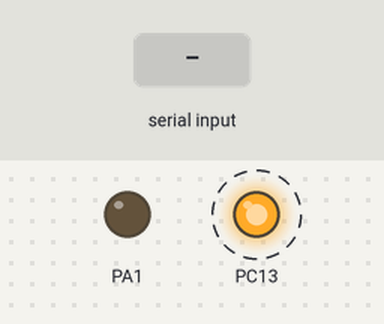
This sketch was run on a simulated STM32 Blue Pill. Shown: output pins drawn as LEDs (lit = HIGH). Dashed ring = blinking. The test bench sets the inputs (shaded band). What the sketch prints to the serial monitor is not drawn.

Above: at 1.2 s.
1.3 s: "0\n" received over Serial
Timing chart, 0 to 9.5 s (numbered marks = the images above; inputs shaded):
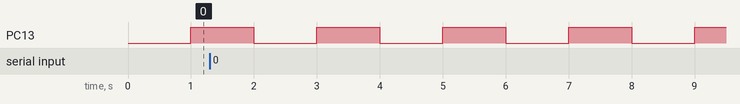

The sketch:

MyPWM.ino
```cpp
/*
 * Example of the Timer Input Capture mode combined with one pulse mode
 *
 * This example uses:
 * - Timer2 channel 1 as capture input
 * - Timer2 channel 2 to generate the pulses,
 * - Timer 3 to generate a PWM trigger signal for capture input
 */

//#include <Streaming.h>

const uint16_t pulseDelay = 5;
const uint16_t min_freq = 10;
const uint32_t system_clock_frequency = 48000000;

String inString = "";    // string to hold input

//-----------------------------------------------------------------------------
void toggle_led()
{
	digitalWrite(PC13, !digitalRead(PC13));
}

void generate_pwm(uint16_t prescale, uint16_t reg_counts)
{

    Serial.println("prescale: ");
    Serial.print(prescale);
    Serial.print(",");
    Serial.println(reg_counts);

	Timer2.pause();

	Timer2.setPrescaleFactor(prescale); // 1 µs resolution
	Timer2.setCompare(TIMER_CH2, reg_counts / 2);
	Timer2.setOverflow(reg_counts - 1);

	// channel 2: invert polarity (we want low for CNT<CCR2)
	Timer2.setPolarity(TIMER_CH2, 1);

	// start timer 2
	Timer2.refresh();
	Timer2.resume(); // let timer 2 run
}

void set_frequency(uint32_t frequency)
{
  	if(frequency < min_freq)
  	{
	 	Serial.println("Invalid Frequency(f>=10)!");
  	}
  	else
  	{
	  	/* code */
  		Serial.print("Target Frequency: ");
  		Serial.println(frequency);
  		uint32_t count_value = system_clock_frequency / frequency;
  		uint32_t min_count = count_value / 0x10000;
  		uint32_t max_count = sqrt(count_value) + 1;
      if(min_count == 0)
        min_count = 1;

  		uint32_t optimized_regs = 0, optimized_prescale = 0, optimized_counts = 0;
  		for(uint16_t p = min_count; p<=max_count; p++)
  		{
  			uint32_t regs = count_value / p;
  			uint32_t cur_count = regs * p;
  			if(regs < 0x10000 && cur_count > optimized_counts)
  			{
  				optimized_regs = regs;
  				optimized_prescale = p;
  				optimized_counts = cur_count;
  				if(optimized_counts == count_value) break;
  			}
  		}

  		generate_pwm(optimized_prescale, optimized_regs );

      Serial.println(frequency*optimized_regs*optimized_prescale);
  	}
}
//-----------------------------------------------------------------------------
void setup()
{
  Serial.begin(9600);
  while (!Serial) {
    ; // wait for serial port to connect. Needed for native USB port only
  }

  // send an intro:
  Serial.println("\n\nPWM Generation by Uart data");
  	pinMode(PC13, OUTPUT);
	// setup PA1 (Timer2 channel 2) to PWM (one pulse mode)
	pinMode(PA1, PWM);

	// stop the timers before configuring them
	//generate_pwm(72, 100);
  set_frequency(75);
}

uint32_t t=0, ff=0;
//-----------------------------------------------------------------------------
void loop()
{
	if ( (millis()-t)>=1000 )
	{
		t = millis();
		toggle_led();
   ff++;
   if(ff%5 == 0)
   {
      if(ff > 100000 )
      {ff=10;}

  //set_frequency(ff);
   }
	}
 // Read serial input:
  while (Serial.available() > 0) {
    int inChar = Serial.read();
    if (isDigit(inChar)) {
      // convert the incoming byte to a char and add it to the string:
      inString += (char)inChar;
    }
    // if you get a newline, print the string, then the string's value:
    if (inChar == '\n') {
      set_frequency(inString.toInt());
      // clear the string for new input:
      inString = "";
    }
  }
}
```

Measured:
- by itself, PC13: alternates HIGH for 1.0 s and LOW for 1.0 s
